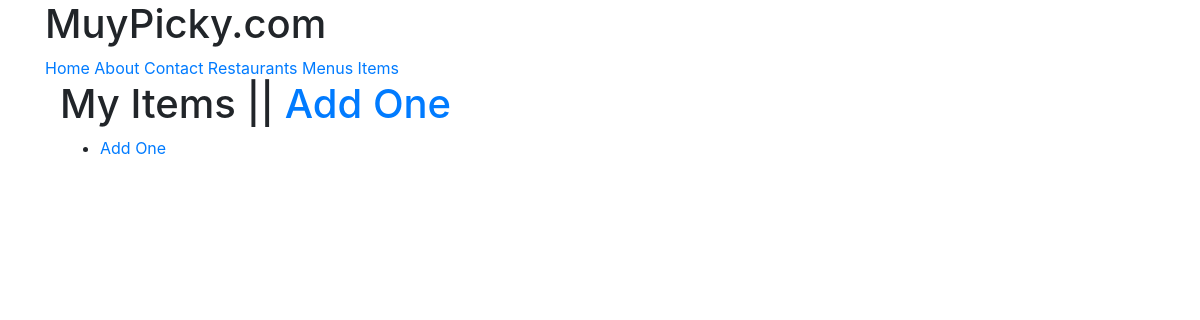
Before: /items/ (signed in) with the older database file.
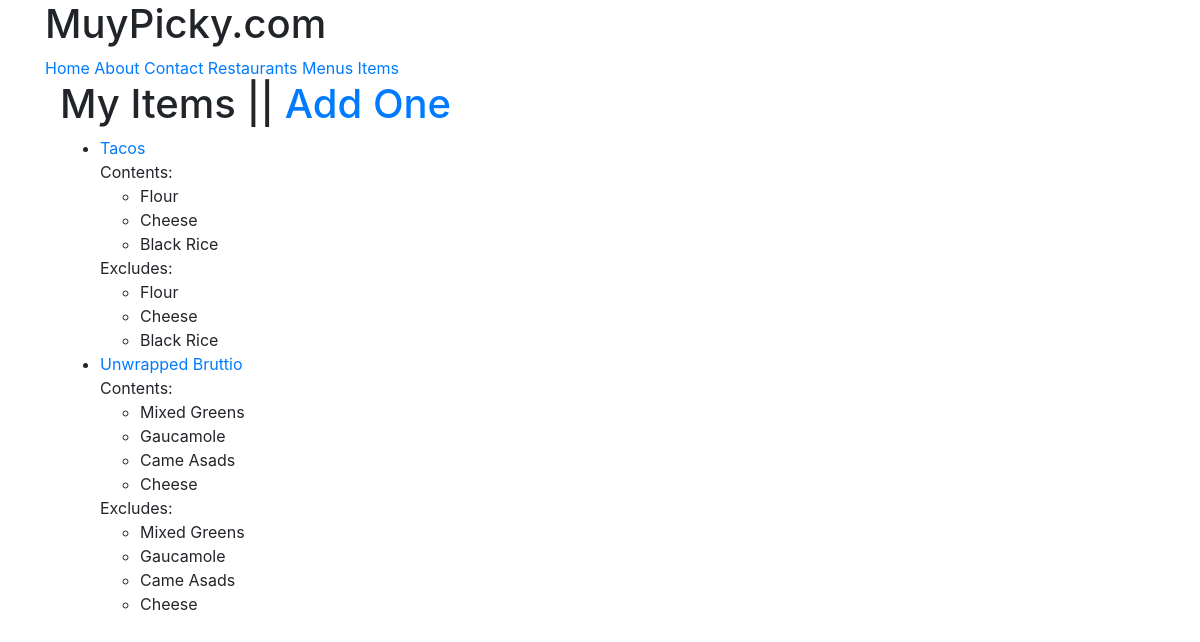
After: the same page with the newer database file.
### menus/models.py (models this page shows)
class Item(models.Model):
	user = models.ForeignKey(settings.AUTH_USER_MODEL)
	restaurant = models.ForeignKey(RestaurantLocation)
	name = models.CharField(max_length=120)
	contents = models.TextField(help_text="Seperate each item by comma.")
	excludes = models.TextField(blank=True,null=True,help_text="Seperate each item by comma.")
	public = models.BooleanField(default=True)
	timestamp =models.DateTimeField(auto_now_add=True)
	updated = models.DateTimeField(auto_now=True)
	def get_absolute_url(self):
		return reverse('menus:update',kwargs={'pk':self.pk})
	class Meta:
		ordering = ['-updated','-timestamp']
	def get_contents(self):
		return self.contents.split(",")
	def get_excludes(self):
		return self.excludes.split(",")

### menus/views.py (the view)
class ItemListView(ListView):
	def get_queryset(self):
		return Item.objects.filter(user=self.request.user)

### menus/templates/menus/item_list.html (shortened to what this page needs)
{% extends "base.html" %}
{% block content %}
<div class='container'>
<h1>My Items || <a href='{% url "menus:create" %}'>Add One</a></h1>
<ul>
{% for obj in object_list %}
	<li><a href="{{ obj.get_absolute_url }}">{{ obj.name }}</a><br>
		{% if obj.contents %}
			Contents:
			<ul>
				{% for item in obj.get_contents %}
					<li>{{ item }}</li>
				{% endfor %}
			</ul>
		{% endif %}
		{% if obj.excludes %}
			Excludes:
			<ul>
				{% for item in obj.get_excludes %}
					<li>{{ item }}</li>
				{% endfor %}
			</ul>
		{% endif %}
	</li>
	{% empty %}
	<li><a href='{% url "menus:create" %}'>Add One</a></li>
{% endfor %}
</ul>
</div>
{% endblock content %}

Changed rows visible on the page:
added Item: name "Tacos", get_contents "Flour" "Cheese" "Black Rice", get_excludes "Flour" "Cheese" "Black Rice"
added Item: name "Unwrapped Bruttio", get_contents "Mixed Greens" "Gaucamole" "Came Asads" "Cheese", get_excludes "Mixed Greens" "Gaucamole" "Came Asads" "Cheese"
Other visible differences:
text no longer shown: "Add One"
